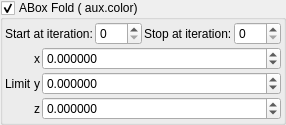
    <widget class="MyGroupBox" name="groupCheck_transf_function_enabledF_false">
     <property name="font">
      <font>
       <weight>50</weight>
       <bold>false</bold>
      </font>
     </property>
     <property name="toolTip">
      <string/>
     </property>
     <property name="title">
      <string>ABox Fold ( aux.color)</string>
     </property>
     <property name="checkable">
      <bool>true</bool>
     </property>
     <layout class="QVBoxLayout" name="verticalLayout_30" stretch="0,0">
      <property name="spacing">
       <number>2</number>
      </property>
      <property name="leftMargin">
       <number>2</number>
      </property>
      <property name="topMargin">
       <number>2</number>
      </property>
      <property name="rightMargin">
       <number>2</number>
      </property>
      <property name="bottomMargin">
       <number>2</number>
      </property>
      <item>
       <layout class="QGridLayout" name="gridLayout_14">
        <item row="0" column="3">
         <widget class="MySpinBox" name="spinboxInt_transf_stop_iterations_F">
          <property name="sizePolicy">
           <sizepolicy hsizetype="Minimum" vsizetype="Maximum">
            <horstretch>0</horstretch>
            <verstretch>0</verstretch>
           </sizepolicy>
          </property>
          <property name="font">
           <font>
            <weight>50</weight>
            <bold>false</bold>
           </font>
          </property>
          <property name="maximum">
           <number>250</number>
          </property>
         </widget>
        </item>
        <item row="0" column="2">
         <widget class="QLabel" name="label_252">
          <property name="font">
           <font>
            <weight>50</weight>
            <bold>false</bold>
           </font>
          </property>
          <property name="text">
           <string>Stop at iteration:</string>
          </property>
         </widget>
        </item>
        <item row="0" column="1">
         <widget class="MySpinBox" name="spinboxInt_transf_start_iterations_F">
          <property name="sizePolicy">
           <sizepolicy hsizetype="Minimum" vsizetype="Maximum">
            <horstretch>0</horstretch>
            <verstretch>0</verstretch>
           </sizepolicy>
          </property>
          <property name="font">
           <font>
            <weight>50</weight>
            <bold>false</bold>
           </font>
          </property>
          <property name="maximum">
           <number>250</number>
          </property>
         </widget>
        </item>
        <item row="0" column="0">
         <widget class="QLabel" name="label_67">
          <property name="font">
           <font>
            <weight>50</weight>
            <bold>false</bold>
           </font>
          </property>
          <property name="text">
           <string>Start at iteration:</string>
          </property>
         </widget>
        </item>
       </layout>
      </item>
      <item>
       <layout class="QGridLayout" name="gridLayout_4" columnstretch="0,0,1">
        <property name="spacing">
         <number>2</number>
        </property>
        <item row="0" column="2">
         <widget class="MyDoubleSpinBox" name="spinbox3_transf_offsetA_000_x">
          <property name="enabled">
           <bool>true</bool>
          </property>
          <property name="sizePolicy">
           <sizepolicy hsizetype="Minimum" vsizetype="Maximum">
            <horstretch>0</horstretch>
            <verstretch>0</verstretch>
           </sizepolicy>
          </property>
          <property name="font">
           <font>
            <weight>50</weight>
            <bold>false</bold>
           </font>
          </property>
          <property name="prefix">
           <string/>
          </property>
          <property name="decimals">
           <number>6</number>
          </property>
          <property name="minimum">
           <double>-99.989999999999995</double>
          </property>
          <property name="singleStep">
           <double>0.100000000000000</double>
          </property>
         </widget>
        </item>
        <item row="2" column="1">
         <widget class="QLabel" name="label_24">
          <property name="font">
           <font>
            <weight>50</weight>
            <bold>false</bold>
           </font>
          </property>
          <property name="text">
           <string notr="true">z</string>
          </property>
         </widget>
        </item>
        <item row="2" column="2">
         <widget class="MyDoubleSpinBox" name="spinbox3_transf_offsetA_000_z">
          <property name="enabled">
           <bool>true</bool>
          </property>
          <property name="sizePolicy">
           <sizepolicy hsizetype="Minimum" vsizetype="Maximum">
            <horstretch>0</horstretch>
            <verstretch>0</verstretch>
           </sizepolicy>
          </property>
          <property name="font">
           <font>
            <weight>50</weight>
            <bold>false</bold>
           </font>
          </property>
          <property name="decimals">
           <number>6</number>
          </property>
          <property name="minimum">
           <double>-99.989999999999995</double>
          </property>
          <property name="maximum">
           <double>99.989999999999995</double>
          </property>
          <property name="singleStep">
           <double>0.100000000000000</double>
          </property>
         </widget>
        </item>
        <item row="0" column="1">
         <widget class="QLabel" name="label_22">
          <property name="font">
           <font>
            <weight>50</weight>
            <bold>false</bold>
           </font>
          </property>
          <property name="text">
           <string notr="true">x</string>
          </property>
         </widget>
        </item>
        <item row="1" column="1">
         <widget class="QLabel" name="label_25">
          <property name="font">
           <font>
            <weight>50</weight>
            <bold>false</bold>
           </font>
          </property>
          <property name="text">
           <string notr="true">y</string>
          </property>
         </widget>
        </item>
        <item row="1" column="2">
         <widget class="MyDoubleSpinBox" name="spinbox3_transf_offsetA_000_y">
          <property name="enabled">
           <bool>true</bool>
          </property>
          <property name="sizePolicy">
           <sizepolicy hsizetype="Minimum" vsizetype="Maximum">
            <horstretch>0</horstretch>
            <verstretch>0</verstretch>
           </sizepolicy>
          </property>
          <property name="font">
           <font>
            <weight>50</weight>
            <bold>false</bold>
           </font>
          </property>
          <property name="decimals">
           <number>6</number>
          </property>
          <property name="minimum">
           <double>-99.989999999999995</double>
          </property>
          <property name="maximum">
           <double>99.989999999999995</double>
          </property>
          <property name="singleStep">
           <double>0.100000000000000</double>
          </property>
         </widget>
        </item>
        <item row="1" column="0">
         <widget class="QLabel" name="label_23">
          <property name="font">
           <font>
            <weight>50</weight>
            <bold>false</bold>
           </font>
          </property>
          <property name="text">
           <string>Limit</string>
          </property>
         </widget>
        </item>
       </layout>
      </item>
     </layout>
    </widget>
